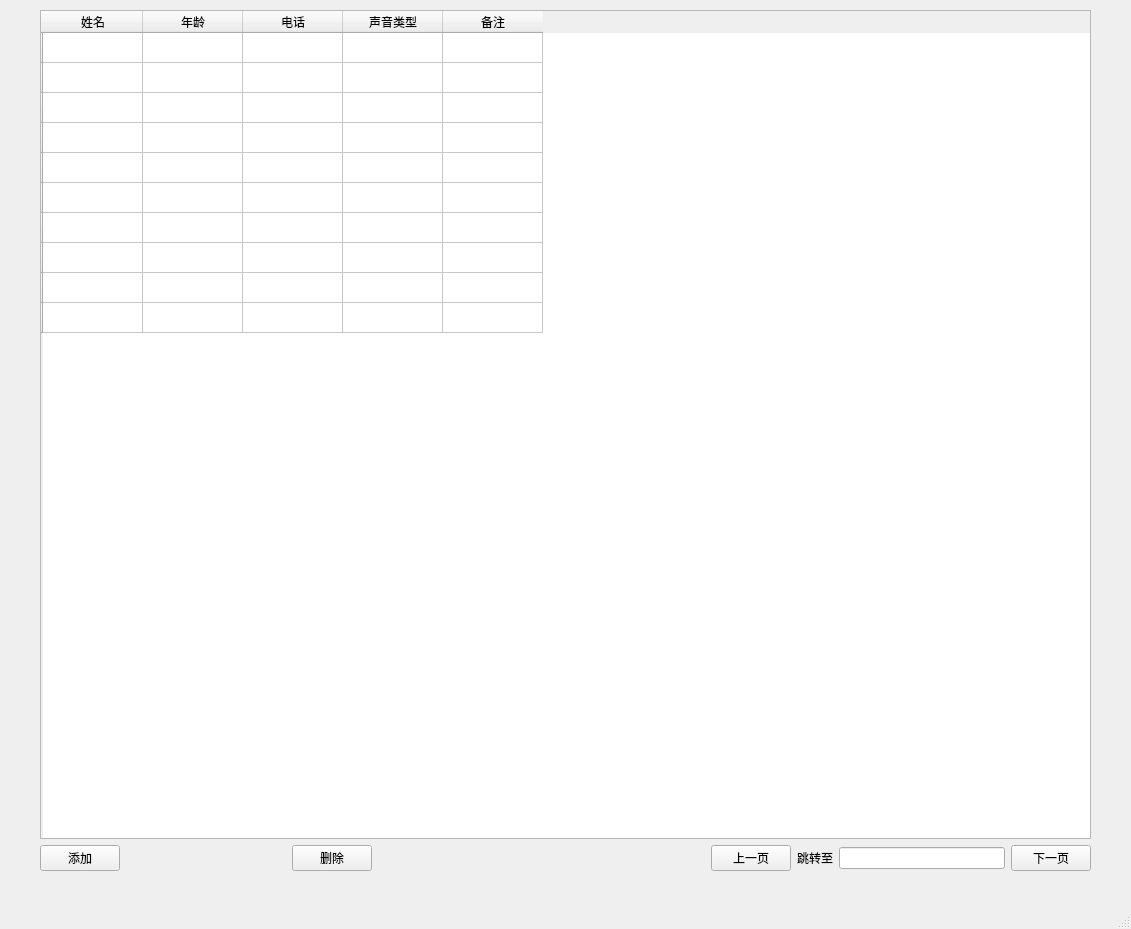
<?xml version="1.0" encoding="UTF-8"?>
<ui version="4.0">
 <class>MainWindow</class>
 <widget class="QMainWindow" name="MainWindow">
  <property name="geometry">
   <rect>
    <x>0</x>
    <y>0</y>
    <width>1131</width>
    <height>929</height>
   </rect>
  </property>
  <property name="sizePolicy">
   <sizepolicy hsizetype="Preferred" vsizetype="Preferred">
    <horstretch>0</horstretch>
    <verstretch>0</verstretch>
   </sizepolicy>
  </property>
  <property name="windowTitle">
   <string>瓦妈妈数据库</string>
  </property>
  <widget class="QWidget" name="centralwidget">
   <widget class="QWidget" name="verticalLayoutWidget">
    <property name="geometry">
     <rect>
      <x>40</x>
      <y>10</y>
      <width>1051</width>
      <height>861</height>
     </rect>
    </property>
    <layout class="QVBoxLayout" name="verticalLayout">
     <item>
      <widget class="QTableWidget" name="tableWidget">
       <row>
        <property name="text">
         <string/>
        </property>
       </row>
       <row>
        <property name="text">
         <string/>
        </property>
       </row>
       <row>
        <property name="text">
         <string/>
        </property>
       </row>
       <row>
        <property name="text">
         <string/>
        </property>
       </row>
       <row>
        <property name="text">
         <string/>
        </property>
       </row>
       <row>
        <property name="text">
         <string/>
        </property>
       </row>
       <row>
        <property name="text">
         <string/>
        </property>
       </row>
       <row>
        <property name="text">
         <string/>
        </property>
       </row>
       <row>
        <property name="text">
         <string/>
        </property>
       </row>
       <row>
        <property name="text">
         <string/>
        </property>
       </row>
       <column>
        <property name="text">
         <string>姓名</string>
        </property>
       </column>
       <column>
        <property name="text">
         <string>年龄</string>
        </property>
       </column>
       <column>
        <property name="text">
         <string>电话</string>
        </property>
       </column>
       <column>
        <property name="text">
         <string>声音类型</string>
        </property>
       </column>
       <column>
        <property name="text">
         <string>备注</string>
        </property>
       </column>
      </widget>
     </item>
     <item>
      <layout class="QHBoxLayout" name="horizontalLayout">
       <item>
        <widget class="QPushButton" name="pushButton_2">
         <property name="text">
          <string>添加</string>
         </property>
        </widget>
       </item>
       <item>
        <spacer name="horizontalSpacer_2">
         <property name="orientation">
          <enum>Qt::Horizontal</enum>
         </property>
         <property name="sizeHint" stdset="0">
          <size>
           <width>40</width>
           <height>20</height>
          </size>
         </property>
        </spacer>
       </item>
       <item>
        <widget class="QPushButton" name="pushButton">
         <property name="text">
          <string>删除</string>
         </property>
        </widget>
       </item>
       <item>
        <spacer name="horizontalSpacer">
         <property name="orientation">
          <enum>Qt::Horizontal</enum>
         </property>
         <property name="sizeHint" stdset="0">
          <size>
           <width>40</width>
           <height>20</height>
          </size>
         </property>
        </spacer>
       </item>
       <item>
        <spacer name="horizontalSpacer_3">
         <property name="orientation">
          <enum>Qt::Horizontal</enum>
         </property>
         <property name="sizeHint" stdset="0">
          <size>
           <width>40</width>
           <height>20</height>
          </size>
         </property>
        </spacer>
       </item>
       <item>
        <widget class="QPushButton" name="pushButton_5">
         <property name="text">
          <string>上一页</string>
         </property>
        </widget>
       </item>
       <item>
        <widget class="QLabel" name="label">
         <property name="text">
          <string>跳转至</string>
         </property>
        </widget>
       </item>
       <item>
        <widget class="QLineEdit" name="lineEdit">
         <property name="text">
          <string/>
         </property>
        </widget>
       </item>
       <item>
        <widget class="QPushButton" name="pushButton_4">
         <property name="text">
          <string>下一页</string>
         </property>
        </widget>
       </item>
      </layout>
     </item>
    </layout>
   </widget>
  </widget>
  <widget class="QMenuBar" name="menubar">
   <property name="geometry">
    <rect>
     <x>0</x>
     <y>0</y>
     <width>1131</width>
     <height>22</height>
    </rect>
   </property>
  </widget>
  <widget class="QStatusBar" name="statusbar"/>
  <action name="action111">
   <property name="text">
    <string>111</string>
   </property>
  </action>
  <action name="action111_2">
   <property name="text">
    <string>111</string>
   </property>
  </action>
 </widget>
 <resources/>
 <connections/>
</ui>
